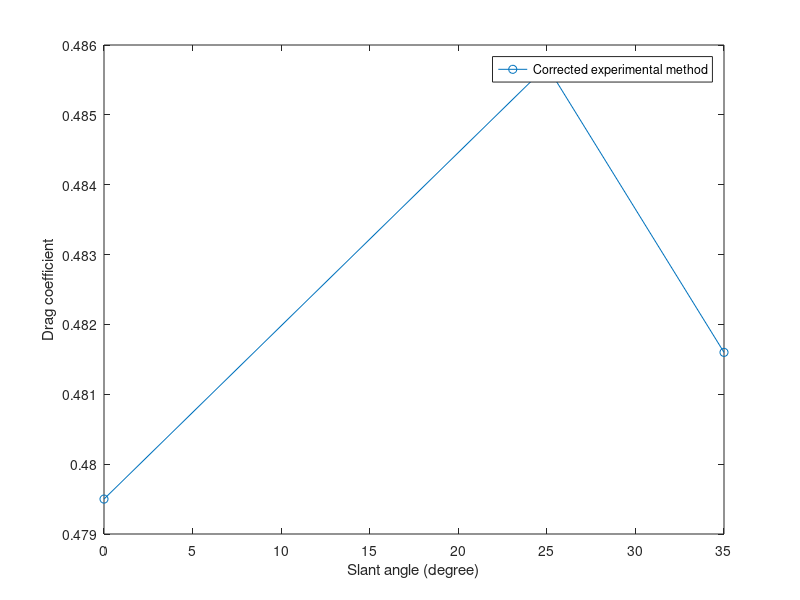

This chart was generated by the following MATLAB code:
clear all, close all, clc

A=importdata('data_group2.mat');
A=A.DATA;
z= A(:,2);
y=linspace(20,-11,22);
[Y,Z]=meshgrid(y,z);
Patm= A(1,3);
T= A(1,4)+273;
PtotPr= Patm + A(:,end-1);
PstatPr= Patm + A(:,end);
R = 286.9;
rho=Patm/R/T;
Lp=0.3;
Wp=0.4;
Hp=0.0115;
mu=1.84e-05;
Wah=389e-3/4.17;
Hah=288e-3/4.17;
S=Wah*Hah; %scale 1:4.17
SS=40*50*10^(-4);

PPPtot= Patm + A(:,7:28);
YPt=[19 17 15 13 11 9 7 6.3 5.5 5 4.3 3.5 3 2.3 1.5 1 -1 -3 -5 -7 -9 -11];
DzPt=[0 0 0 0 0 0 0 -1 -1 0 -1 -1 0 -1 -1 0 0 0 0 0 0 0];
Ptot=0*PPPtot;

for i=1:22
PPtot(:,i)=interp1(z-DzPt(i),PPPtot(:,i),z);
end
Ptot=interp2(YPt,z,PPtot,y,z);
Ptot(isnan(Ptot))=1.0093e05;


PPPstat= Patm + A(:,29:end-2);
YPs=[ 20 16 12 8 4 0 -4 -10];
DzPs=[1 1 1 1 1 1 1 1];

for j=1:8
    PPstat(:,j)=interp1(z-DzPs(j),PPPstat(:,j),z);
end
Pstat=interp2(YPs,z,PPstat,y,z);
Pstat(isnan(Pstat))=1.0068e+05;

Uinf= sqrt(mean(PtotPr - PstatPr)/(1/2*rho));
Re=rho*Uinf*Lp/mu;

U=sqrt((Ptot-Pstat)/(1/2*rho));
u=U-Uinf;

contourf(Y,Z,u,10); colorbar;
 
dz=abs(z(2)-z(1))*10^(-3);
dy=abs(y(2)-y(1))*10^(-3);
Dz=abs(z(end)-z(1))*10^(-3);
Dy=abs(y(end)-y(1))*10^(-3);


%% momentum loses theoretical

THl=0.664*Lp*Re^(-1/2);
THt=0.036*Lp*Re^(-1/5);

DMl=rho*Uinf*THl*Dz % Momentum loses due to plate boundary layer in the measurement section
DMt=rho*Uinf*THt*Dz

Cpl=DMl/Wp/Hp/(1/2*rho*Uinf^2);  %Plate drag coef theoreticaly
Cpt=DMt/Wp/Hp/(1/2*rho*Uinf^2);

%% Total drag Coef

CC=1/S*(1/(1/2*rho*Uinf^2)*(dz*dy)*sum(sum(mean(PtotPr)-Ptot)) - (dz*dy)*sum(sum(u.^2/Uinf^2)))

%% drag coef correction

DC=1/S*(1/(1/2*rho*Uinf^2)*Dz*dy*sum(mean(PtotPr)-Ptot(1,:)) - Dz*dy*sum(u(1,:).^2/Uinf^2));

%% Corrected drag of ahmed body

C=CC-DC

%% By fitting data

F=(PtotPr(8)-Ptot(8,:))/PtotPr(8);

%% cftool data a*exp(-((y_normalized-b)/c).^2)

a=0.001222 ;
b=-0.04448  ;
c=  0.629   ; 
c1=a;
c2=(1/c)^2;
c3=b;

yy=(y-4.5)/9.586;  %normalization
g=a*exp(-((yy-b)/c).^2);

plot(y,g,y,F)

Cd=1/Hah/(1/2*rho*Uinf^2)*PtotPr(8)*sum(g)*dy
%% NEW PLOTTING

x=[0,25,35];
y=[0.4795, 0.4857, 0.4816];

plot(x,y,'o-');
xlabel('Slant angle (degree)');
ylabel('Drag coefficient');
legend('Corrected experimental method');











